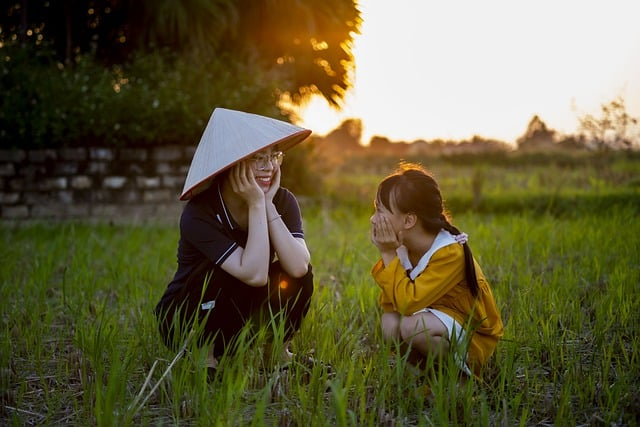
#> input picture INTERNSHIP/images/countryside.jpg, 640 x 427 px, found by its file name
$ python arithoprtn.py
#> lines starting #> are read from the running program, lines starting #| are printed output that depends on the picture

# Basic arithmetic operations

import cv2
img = cv2.imread('images\countryside.jpg', 1)
#> img is the input picture: shape (427, 640, 3); mean B, G, R 58.9, 92.1, 98.1
print(img.shape)  # (rows,columns,channels)
#| (427, 640, 3)
print(img.size)  # size of the image  (total no of pixels)
#| 819840
print(img.dtype)  # output is datatype of the image
#| uint8

# b,g,r=cv2.split(img)
# # cv2.imshow('splitted',r)
# img=cv2.merge((b,g,r))
img = cv2.resize(img, (500, 400))
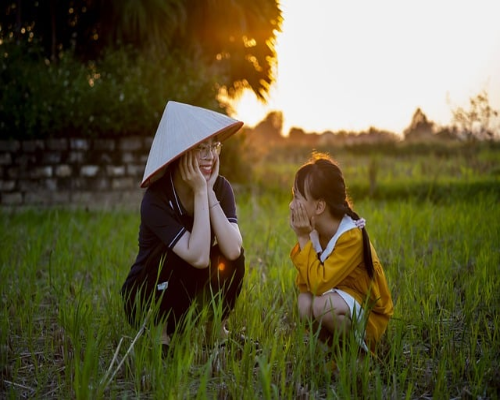
#> img: shape (400, 500, 3); mean B, G, R 58.8, 92, 98
cv2.imshow('Image', img)
cv2.waitKey(0)
cv2.destroyAllWindows()

$ run again, with INTERNSHIP/images/ladybug.jpg copied over INTERNSHIP/images/countryside.jpg
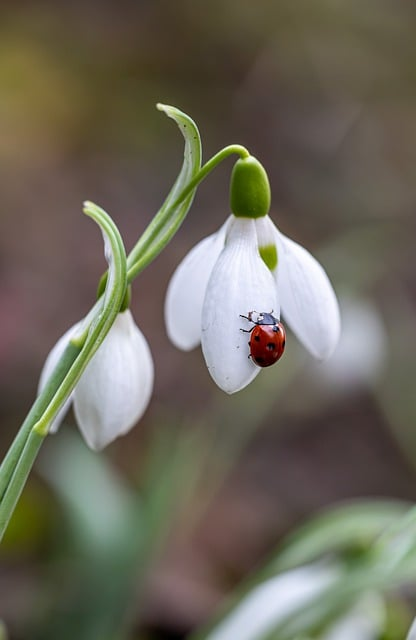
#> input picture INTERNSHIP/images/ladybug.jpg, 416 x 640 px, found by its file name
#> img is the input picture: shape (640, 416, 3); mean B, G, R 91.4, 105.2, 108.9
#| (640, 416, 3)
#| 798720
#| uint8
#> `img = cv2.resize(img, (500, 400))`:
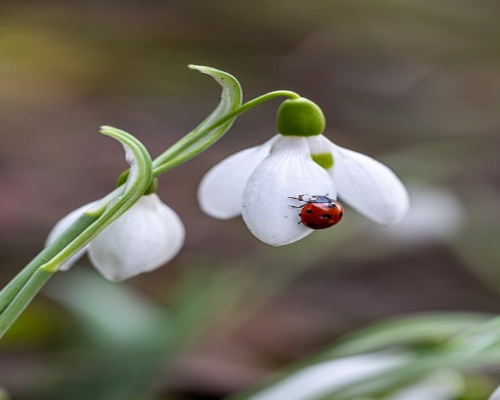
#> img: shape (400, 500, 3); mean B, G, R 91.3, 105.2, 108.8
